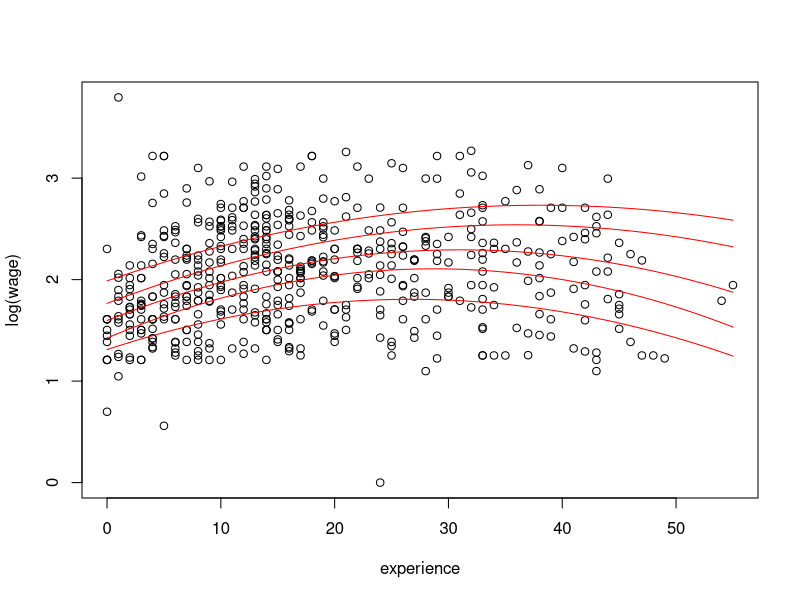

Write the R code that produced this figure.
## ---- chunk 1


knitr::opts_chunk$set(echo = TRUE)

# Paquetes que usaremos
library(AER)
library(knitr)
library(tidyverse)
library(broom)
library(quantreg)

data("CPS1985", package = "AER")

cps <- CPS1985

## ---- chunk 2

ecuacion <- y ~ x1 + x2

class(ecuacion)

## ---- chunk 3

# Creamos un objeto llamado "reg.lineal" con toda la data generada por el cálculo
reg.lineal <- lm(log(wage) ~ experience + I(experience^2) + education, data = cps)

# Los resultados en formato normal:
summary(reg.lineal)

# Diferentes partes de los resultados utilizando el paquete "broom" incluido en tidyverse

# A nivel de variable (coeficientes, p-values, etc)
tidy(reg.lineal)

# A nivel de observación (genera estimaciones, residuales, etc.)
head(augment(reg.lineal))

# A nivel de regresión (R cuadrado, prueba F, Suma de Residuales, etc.)
glance(reg.lineal)

## ---- chunk 4

reg.quintil <- rq(log(wage) ~ experience + I(experience^2) + education,
                 data = cps, tau = seq(0.2,0.8, by = 0.15))

reg.quintil

# Luego se crea una base para simular el efecto de el salario por quintil. 
# En este nuevo objeto (cps2) se mantiene la educación constante (igual al promedio) 
# y se listan todos los niveles posibles de experiencia para generar un estimado de
# ingresos para cada nivel de experiencia.

cps2 <- data.frame(education = mean(cps$education), 
                   experience = min(cps$experience):max(cps$experience))

cps2 <- cbind(cps2, predict(reg.lineal, newdata = cps2, interval = "prediction"))
cps2 <- cbind(cps2, predict(reg.quintil, newdata = cps2, type = ""))

plot(log(wage) ~ experience, data = cps)

for(i in 6:10) lines(cps2[,i] ~ experience, data = cps2, col = "red")
